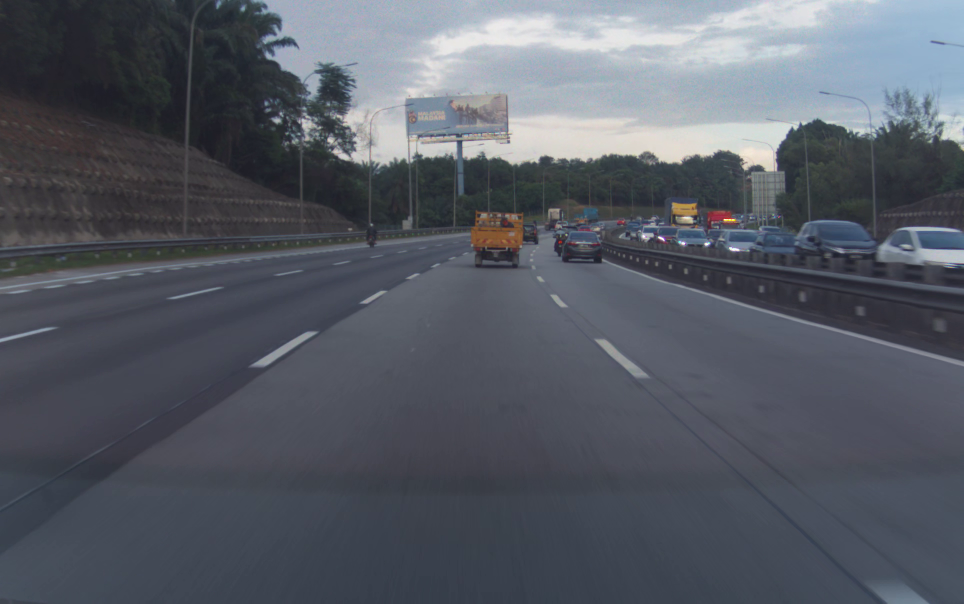
#> input picture supercombo_python/dataset/narrow1.png, 1928 x 1208 px, found by its file name (shown at 1/2 size)
$ python preprocess_supercombo.py
#> lines starting #> are read from the running program, lines starting #| are printed output that depends on the picture
import json
import sys
import os
import time
import numpy as np
import cv2

def BGR2YUV420(image_path):
#> called with image_path = 'narrow1.png'
    IMG_SIZE_in = (512,256) #RGB format

    img_bgr = cv2.imread(image_path)
#> img_bgr is the input picture: shape (1208, 1928, 3); mean B, G, R 100.6, 91.1, 86.4
    img_bgr = cv2.resize(img_bgr,IMG_SIZE_in)
#> img_bgr: shape (256, 512, 3)

    # convert bgr picture to YUV420
    img_yuv = cv2.cvtColor(img_bgr, cv2.COLOR_BGR2YUV)
#> img_yuv: shape (256, 512, 3); mean of channels 0, 1, 2 90.6, 132.7, 124.2
    y_channel = img_yuv[:, :, 0]
    u_channel = img_yuv[:, :, 1]
    v_channel = img_yuv[:, :, 2]


    # preallocate output format
    output = np.zeros((128, 256, 6), dtype=np.uint8)

    # Extract Y, U, and V channels (format is 6 * 128 * 256)
    '''
    Channels 0,1,2,3 represent the full-res Y channel and are represented in numpy as Y[::2, ::2], Y[::2, 1::2], Y[1::2, ::2], and Y[1::2, 1::2]
    Channel 4 represents the half-res U channel
    Channel 5 represents the half-res V channel
    '''
    output[:, :, 0] = y_channel[::2, ::2]
    output[:, :, 1] = y_channel[::2, 1::2]
    output[:, :, 2] = y_channel[1::2, ::2]
    output[:, :, 3] = y_channel[1::2, 1::2]

    output[:, :, 4] = u_channel[::2, ::2]  # Use half of U channel directly
    output[:, :, 5] = v_channel[::2, ::2]  # Use half of V channel directly

    # print(output.shape)
    return output

def combine_inputs(IMG_PATH_narrow1 = "narrow1.png" ,
                   IMG_PATH_narrow2 = "narrow2.png",
                   IMG_PATH_wide1 = "wide1.png",
                   IMG_PATH_wide2 = "wide2.png"):

    # [5 lines of commented-out code are left out]

    '''
    TODO
    unsure how we want to contatenate the input images for supercombo model
    '''

    input_imgs = np.concatenate((BGR2YUV420(IMG_PATH_narrow1), BGR2YUV420(IMG_PATH_narrow2)) ,axis=2)
#> call 2 of BGR2YUV420, with image_path = 'narrow2.png'
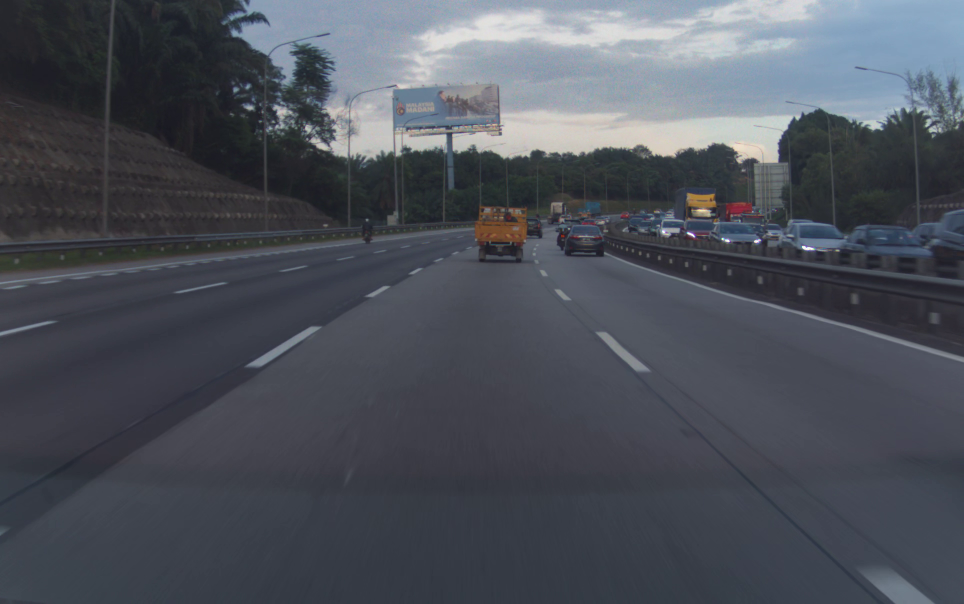
#> input picture supercombo_python/dataset/narrow2.png, 1928 x 1208 px, found by its file name (shown at 1/2 size)
#> in BGR2YUV420, img_bgr is the input picture: shape (1208, 1928, 3); mean B, G, R 89.9, 80.9, 76.6
#> in BGR2YUV420 (call 2), `img_yuv = cv2.cvtColor(img_bgr, cv2.COLOR_BGR2YUV)`: img_yuv: shape (256, 512, 3); mean of channels 0, 1, 2 80.5, 132.4, 124.4
#> in BGR2YUV420 (call 2), `y_channel = img_yuv[:, :, 0]`:
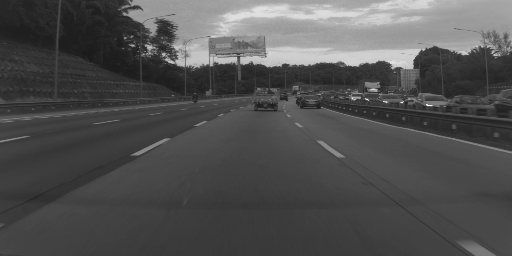
#> y_channel: shape (256, 512); min 25, max 252, mean 80.5
    # input_imgs = input_imgs.reshape(1, 128, 256,12)
    input_imgs = input_imgs.reshape(1, 12, 128, 256)
    input_imgs = np.transpose(input_imgs, (0, 2, 3, 1))

    big_input_imgs = np.concatenate((BGR2YUV420(IMG_PATH_wide1), BGR2YUV420(IMG_PATH_wide2)) ,axis=2)
#> call 3 of BGR2YUV420, with image_path = 'wide1.png'
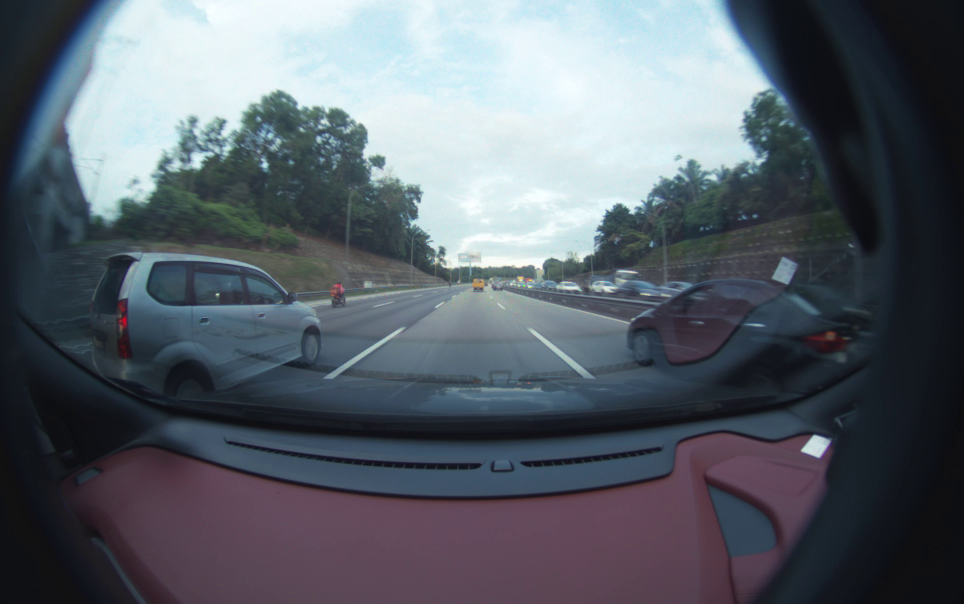
#> input picture supercombo_python/dataset/wide1.png, 1928 x 1208 px, found by its file name (shown at 1/2 size)
#> in BGR2YUV420, img_bgr is the input picture: shape (1208, 1928, 3); mean B, G, R 106.1, 97.4, 90.1
#> in BGR2YUV420 (call 3), `img_yuv = cv2.cvtColor(img_bgr, cv2.COLOR_BGR2YUV)`: img_yuv: shape (256, 512, 3); mean of channels 0, 1, 2 96.1, 132.6, 122.6
#> in BGR2YUV420 (call 3), `v_channel = img_yuv[:, :, 2]`:
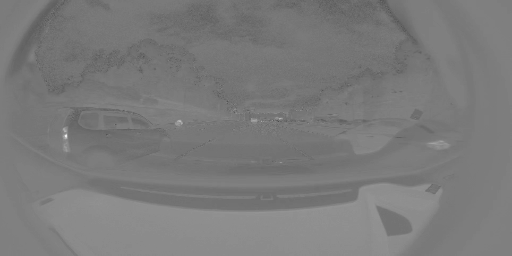
#> v_channel: shape (256, 512); min 75, max 236, mean 122.6
#> call 4 of BGR2YUV420, with image_path = 'wide2.png'
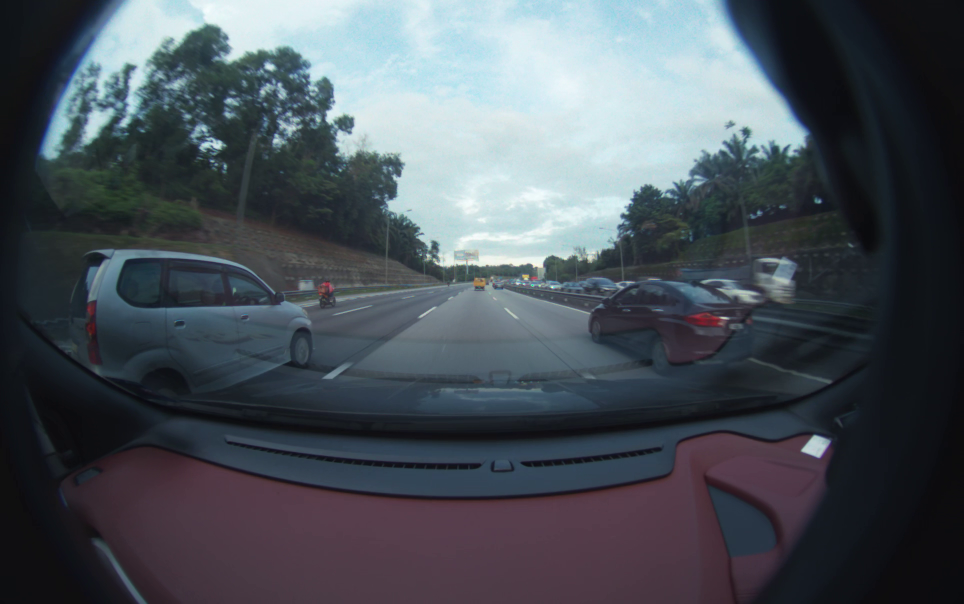
#> input picture supercombo_python/dataset/wide2.png, 1928 x 1208 px, found by its file name (shown at 1/2 size)
#> in BGR2YUV420, img_bgr is the input picture: shape (1208, 1928, 3); mean B, G, R 89.9, 82.3, 75
#> in BGR2YUV420 (call 4), `img_bgr = cv2.resize(img_bgr,IMG_SIZE_in)`:
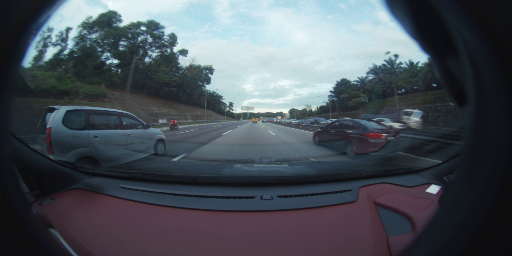
#> img_bgr: shape (256, 512, 3); mean B, G, R 89.8, 82.2, 74.9
#> in BGR2YUV420 (call 4), `img_yuv = cv2.cvtColor(img_bgr, cv2.COLOR_BGR2YUV)`: img_yuv: shape (256, 512, 3); mean of channels 0, 1, 2 80.9, 132.2, 122.7
#> in BGR2YUV420 (call 4), `y_channel = img_yuv[:, :, 0]`:
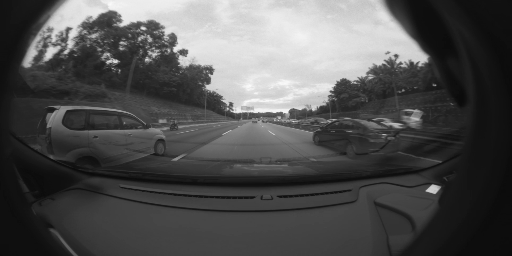
#> y_channel: shape (256, 512); min 10, max 251, mean 80.9
    # big_input_imgs = big_input_imgs.reshape(1, 128, 256,12)
    big_input_imgs = big_input_imgs.reshape(1, 12, 128, 256)
    big_input_imgs = np.transpose(big_input_imgs, (0, 2, 3, 1))


    desire = np.zeros((1,100, 8), dtype=np.float16)
    traffic_convention = np.array([[1,0]], dtype=np.float16) # [1,2] signify right hand drive and left hand drive respectively
    lat_planner_state = np.zeros((1,4), dtype=np.float16)

    nav_features = np.zeros((1,256), dtype=np.float16)
    nav_instructions = np.zeros((1,150), dtype=np.float16)
    features_buffer = np.zeros((1,99,512), dtype=np.float16)


    # [7 lines of commented-out code are left out]

    return [input_imgs, big_input_imgs, desire, traffic_convention, lat_planner_state, nav_features ,nav_instructions, features_buffer]


"""
**Neutron results**
Model inputs
1) 2 images of narrow angle camera, 20hz apart (1,12,128,256)
2) 2 images of wide angle camera, 20hz apart (1,12,128,256)

3) desire (1,100,8)
4) traffic_convention (1,2)
5) lat_planner_state (1,4)
6) nav_features (1,256)
7) nav_instructions (1,150)
8) features_buffer (1,99,512)


Model output
1x6768


"""


# test script to test preprocess step
if __name__ == "__main__":
    value = np.zeros(8)
    value = combine_inputs()

    print(value[0].shape)
    print(value[1].shape)
    print(value[2].shape)
    print(value[3].shape)
    print(value[4].shape)
    print(value[5].shape)
    print(value[6].shape)
    print(value[7].shape)
